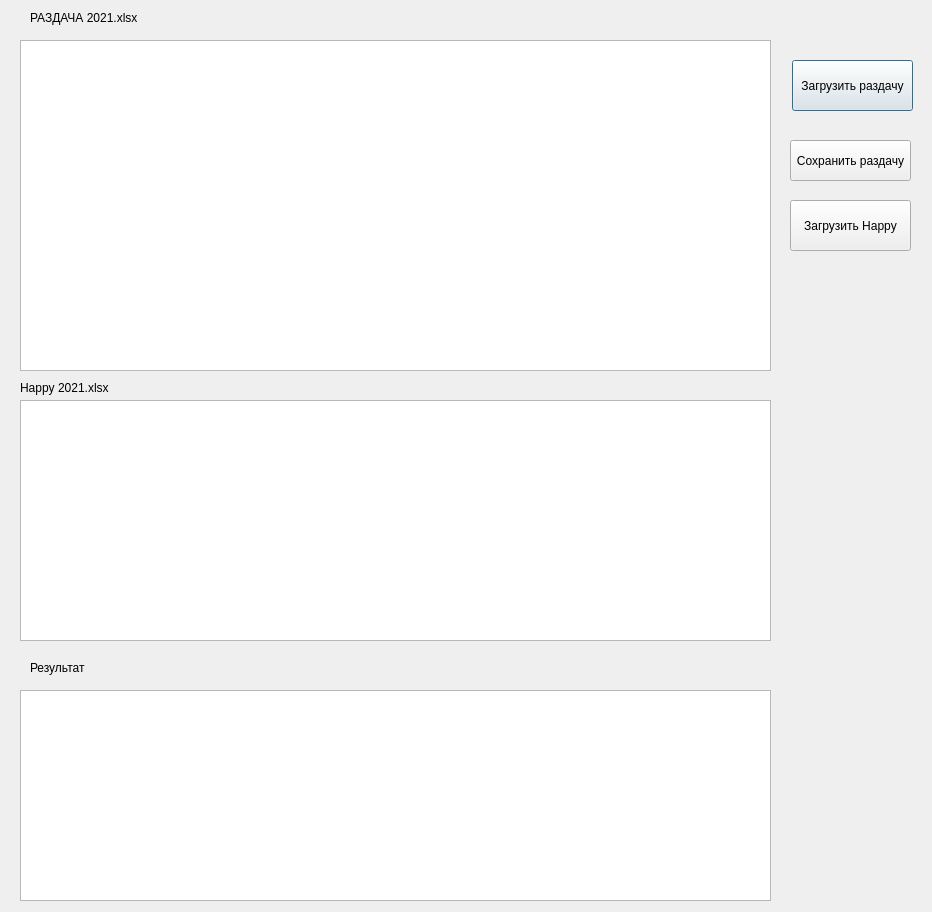
<?xml version="1.0" encoding="UTF-8"?>
<ui version="4.0">
 <class>Dialog</class>
 <widget class="QDialog" name="Dialog">
  <property name="geometry">
   <rect>
    <x>0</x>
    <y>0</y>
    <width>932</width>
    <height>912</height>
   </rect>
  </property>
  <property name="windowTitle">
   <string>Dialog</string>
  </property>
  <widget class="QPushButton" name="loadRazdachaBtn">
   <property name="geometry">
    <rect>
     <x>792</x>
     <y>60</y>
     <width>121</width>
     <height>51</height>
    </rect>
   </property>
   <property name="text">
    <string>Загрузить раздачу</string>
   </property>
  </widget>
  <widget class="QPushButton" name="loadHappyBtn">
   <property name="geometry">
    <rect>
     <x>790</x>
     <y>200</y>
     <width>121</width>
     <height>51</height>
    </rect>
   </property>
   <property name="text">
    <string>Загрузить Happy</string>
   </property>
  </widget>
  <widget class="QTableWidget" name="table">
   <property name="geometry">
    <rect>
     <x>20</x>
     <y>40</y>
     <width>751</width>
     <height>331</height>
    </rect>
   </property>
  </widget>
  <widget class="QTableWidget" name="table_2">
   <property name="geometry">
    <rect>
     <x>20</x>
     <y>400</y>
     <width>751</width>
     <height>241</height>
    </rect>
   </property>
  </widget>
  <widget class="QTableWidget" name="table_3">
   <property name="geometry">
    <rect>
     <x>20</x>
     <y>690</y>
     <width>751</width>
     <height>211</height>
    </rect>
   </property>
  </widget>
  <widget class="QLabel" name="label">
   <property name="geometry">
    <rect>
     <x>20</x>
     <y>380</y>
     <width>371</width>
     <height>16</height>
    </rect>
   </property>
   <property name="text">
    <string>Happy 2021.xlsx</string>
   </property>
  </widget>
  <widget class="QLabel" name="label_2">
   <property name="geometry">
    <rect>
     <x>30</x>
     <y>10</y>
     <width>441</width>
     <height>16</height>
    </rect>
   </property>
   <property name="text">
    <string>РАЗДАЧА 2021.xlsx</string>
   </property>
  </widget>
  <widget class="QLabel" name="label_3">
   <property name="geometry">
    <rect>
     <x>30</x>
     <y>660</y>
     <width>371</width>
     <height>16</height>
    </rect>
   </property>
   <property name="text">
    <string>Результат</string>
   </property>
  </widget>
  <widget class="QPushButton" name="saveRazdachaBtn">
   <property name="geometry">
    <rect>
     <x>790</x>
     <y>140</y>
     <width>121</width>
     <height>41</height>
    </rect>
   </property>
   <property name="text">
    <string>Сохранить раздачу</string>
   </property>
  </widget>
 </widget>
 <resources/>
 <connections/>
</ui>
